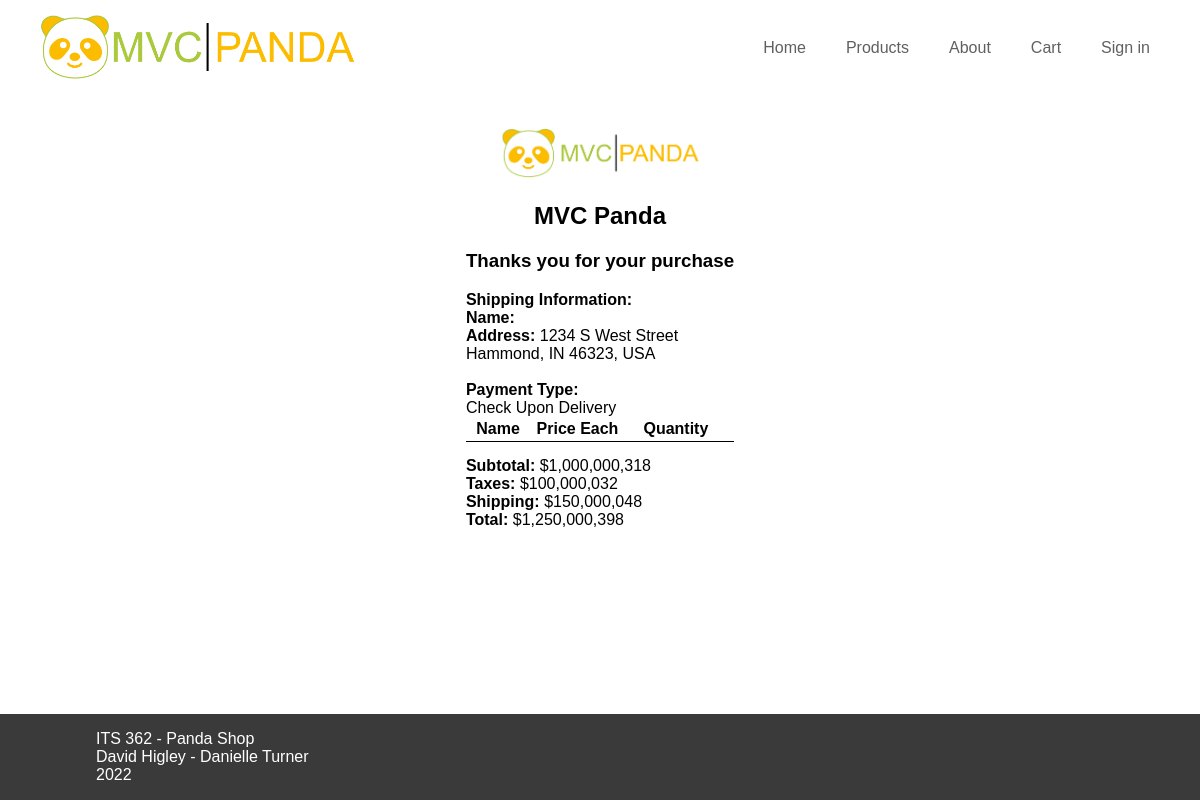
Page /receipt.php on the committed database.
### tables this page shows
CREATE TABLE "orders" (
	"OrderID"	INTEGER NOT NULL UNIQUE,
	"UserID"	INTEGER,
	"Address"	TEXT,
	"City"	TEXT,
	"State"	TEXT,
	"Country"	TEXT,
	"ZipCode"	TEXT,
	"PaymentType"	TEXT,
	"Date"	TEXT,
	"Total"	NUMERIC,
	"ShippingCost"	NUMERIC,
	"Tax"	NUMERIC,
	"Subtotal"	INTEGER,
	"Username"	TEXT,
	PRIMARY KEY("OrderID" AUTOINCREMENT),
	FOREIGN KEY("UserID") REFERENCES "users"("UserID")
);

### receipt.php (called while the page is built, shortened)
<?php
require_once __DIR__. '/model/cart.php';
require_once __DIR__. '/model/orders.php';
$order = new Orders();
$orderInformation=$order->getOrderByID($order->getLastOrderID());
require_once __DIR__ . '/view/receipt.php';
?>

### model/cart.php (called while the page is built, shortened)
<?php
class Cart {
    public function getProductCount() {
        return $_SESSION['cart_products_count'];
    }
}
?>

### model/database.php (called while the page is built, shortened)
<?php
    function getDatabase() {
        try {
            $db = new PDO("sqlite:" . __DIR__ . "/../panda.db");
        } catch(PDOException $e) {
            handle_error($e->getMessage());
            exit();
        }
        return $db;
    }
?>

### model/Model.php (called while the page is built, shortened)
<?php
require_once(__DIR__ . "/database.php");
abstract class Model {
    static $db = null;
    protected function DB(): PDO {
        return static::$db;
    }
}
?>

### model/orders.php (called while the page is built, shortened)
<?php
require_once(__DIR__ . "/database.php");
require_once(__DIR__ . "/Model.php");
class Orders extends Model {
    public function getLastOrderID()
    {
        $query=$this->DB()->prepare('SELECT OrderID FROM orders ORDER BY OrderID DESC LIMIT 1');
        $query->execute();
        return $query->fetch()['OrderID'];
    }
    public function getOrderByID($id){
        try {
            $query = $this->DB()->prepare('SELECT * FROM orders WHERE OrderID = ?');
            $query->execute(array($id));
            return $query->fetch();
        } catch(PDOException $e) {
            handle_error($e->getMessage());
        }
    }
}
?>

### view/receipt.php (the view, shortened to what this page needs)
<?php require_once __DIR__ . '/partials/header.php'; ?>
<div class="cart-area">
    <div class="cart-card">
        <center>
            <img src="images/logo-square.png" alt="mvc panda logo" style="height: 50px; width:200px">
            <h2> MVC Panda </h2>
            <h3> Thanks you for your purchase </h3>
        </center>
        <div>
            <strong> Shipping Information: </strong><br>
            <strong>Name: </strong> <?php echo $_SESSION['firstName'] ." ". $_SESSION['lastName'];?><br>
            <strong>Address:</strong> <?php echo $orderInformation['Address'];?><br>
            <label><?php echo $orderInformation['City'] . ', ' . $orderInformation['State'] ." ". $orderInformation['ZipCode'] . ', ' . $orderInformation['Country'];?></label><br>
            <br>
            <strong> Payment Type: </strong><br>
            <label><?php echo $orderInformation['PaymentType'];?> </label><br>
        </div>
        <table class="cart-table">
            <thead>
                <tr>
                    <th></th>
                    <th>Name</th>
                    <th>Price Each</th>
                    <th>Quantity</th>
                    <th></th>
                </tr>
            </thead>
        </table>
        <div class="cart-footer">
            <strong>Subtotal:</strong> $<?= number_format($orderInformation['Subtotal']);?>
            <br>
            <strong>Taxes:</strong> $<?= number_format($orderInformation['Tax']);?>
            <br>
            <strong>Shipping:</strong> $<?= number_format($orderInformation['ShippingCost']);?>
            <br>
            <strong>Total:</strong> $<?= number_format($orderInformation['Total']);?>
        </div>
    </div>
</div>
<?php require_once __DIR__ . '/partials/footer.php';?>

### view/partials/header.php (shortened to what this page needs)
<?php
require_once __DIR__ . '/../../model/cart.php';
$cart = new Cart();
?>
<!DOCTYPE html>
<html lang="en">
<head>
    <link rel="stylesheet" href="panda.css">
</head>
<body>
    <div class="page">
        <nav class="navbar">
            <a href="/" class="logo">
                <img src="images/logo-rounded.png" alt="logo">
            </a>
            <ul class="nav-links">
                <li class="nav-item"><a
                        class="<?php if (str_starts_with(strtolower($_SERVER['REQUEST_URI']), '/index') || $_SERVER['REQUEST_URI'] == '/') { print('active'); } ?>"
                        href="index.php">Home</a></li>
                <li class="nav-item"><a
                        class="<?php if (str_starts_with(strtolower($_SERVER['REQUEST_URI']), '/products')) { print('active'); } ?>"
                        href="products.php">Products</a></li>
                <li class="nav-item"><a
                        class="<?php if (str_starts_with(strtolower($_SERVER['REQUEST_URI']), '/about_us')) { print('active'); } ?>"
                        href="about_us.php">About</a></li>
                <?php if ($cart->getProductCount() > 0): ?>
                    <li class="nav-item"><a
                            class="<?php if (str_starts_with(strtolower($_SERVER['REQUEST_URI']), '/cart')) { print('active'); } ?>"
                            href="cart.php">Cart (<?= number_format(($cart->getProductCount())) ?>)</a></li>
                <?php else: ?>
                    <li class="nav-item"><a
                            class="<?php if (str_starts_with(strtolower($_SERVER['REQUEST_URI']), '/cart')) { print('active'); } ?>"
                            href="cart.php">Cart</a></li>
                <?php endif; ?>
                <?php if(!isset($_SESSION['loggedIn'])): ?>
                    <li class="nav-item"><a
                            class="<?php if (str_starts_with(strtolower($_SERVER['REQUEST_URI']), '/login')) { print('active'); } ?>"
                            href="login.php">Sign in</a></li>
                <?php endif; ?>
            </ul>
        </nav>
        <div class="main">

### view/partials/footer.php (shortened to what this page needs)
    </div>
    <div class="footer">
        <div class="footer-content">
            <div class="footer-left">
                <p>
                    ITS 362 - Panda Shop
                    <br>
                    David Higley - Danielle Turner
                    <br>
                    <?php echo date("Y"); ?>
                </p>
            </div>
        </div>
    </div>
    </div>
</body>
</html>

### panda.css (style rules this page uses)
* { box-sizing: border-box; }
body { margin: 0px; font-family: sans-serif; }
html, body { height: 100%; }
nav.navbar { width: 100%; padding-left: 30px; padding-right: 30px; display: flex; justify-content: space-between; align-items: center; padding-top: 10px; padding-bottom: 10px; margin-bottom: 15px; background-image: url(images/background.jpg); background-size: 500px; }
.navbar .logo { display: inline-block; }
.navbar .nav-links { list-style: none; display: flex; }
.navbar .nav-item a { display: inline-block; padding: 10px 15px; text-decoration: none; color: #606060; background-color: #FFF; margin-left: 5px; margin-right: 5px; margin-top: 3px; }
.navbar .logo img { height: 70px; vertical-align: middle; }
.page { min-height: 100%; display: flex; flex-direction: column; align-items: stretch; }
.navbar, .main, .footer { flex-shrink: 0; }
.main { margin-left: 8vw; margin-right: 8vw; padding: 20px; flex-grow: 1; }
.footer { background-color: #3a3a3a; }
.footer>.footer-content { margin-left: 8vw; margin-right: 8vw; color: #fff; }
.footer-content { display: flex; flex-direction: row; }
.footer-content .footer-left { flex-shrink: 0; flex-grow: 1; }
.cart-area { display: flex; justify-content: center; }
.cart-table { border-collapse: collapse; width: 100%; }
.cart-table td, th { border-bottom: 1px solid #000000; padding: 3px; }
.cart-table th { text-align: left; }
.cart-footer { margin-top: 15px; }

### rows in the picture
orders: OrderID+Address "1234 S West Street", OrderID+City "Hammond", OrderID+State "IN", OrderID+ZipCode "46323", OrderID+Country "USA", OrderID+PaymentType "Check Upon Delivery", OrderID+Subtotal "1,000,000,318", OrderID+Tax "100,000,032", OrderID+ShippingCost "150,000,048", OrderID+Total "1,250,000,398"
